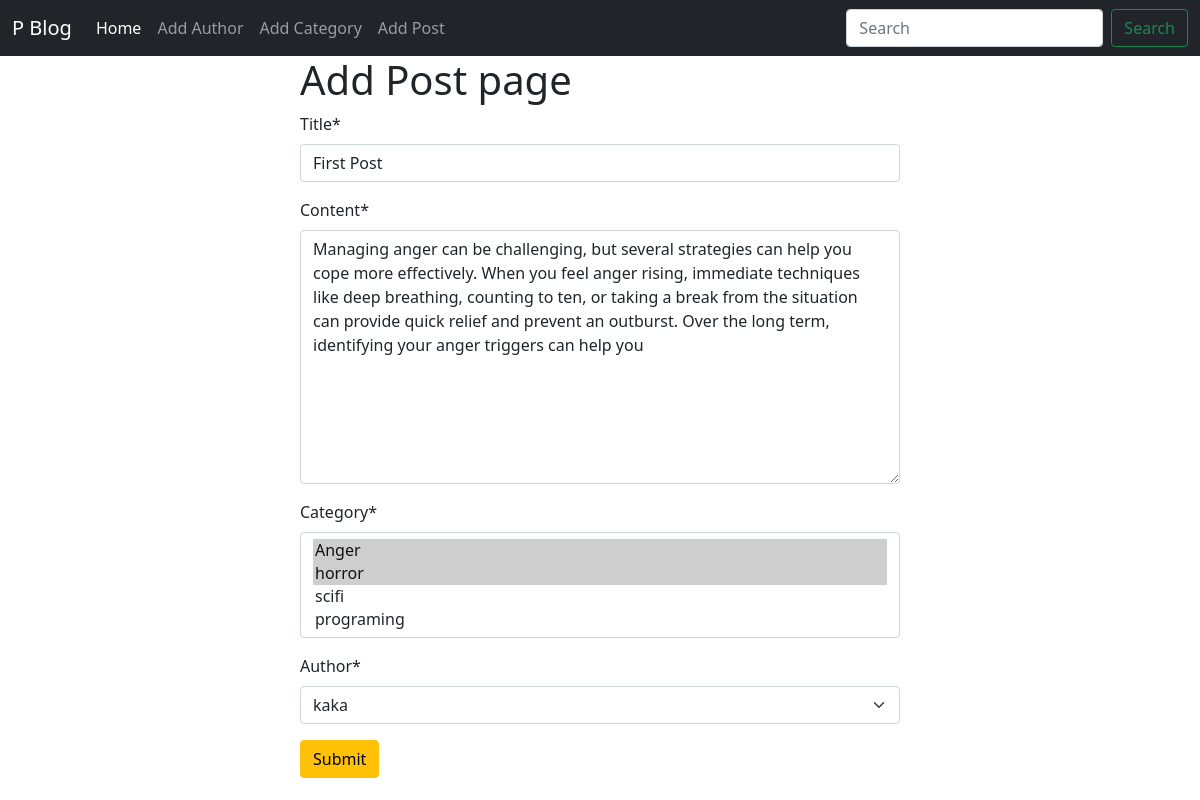
Screenshot of /post/edit/1 with the database file from the repository.
### posts/models.py (models this page shows, shortened)
class Post(models.Model):
    title = models.CharField(max_length=50)
    content = models.TextField()
    category = models.ManyToManyField(Category)
    author = models.ForeignKey(Author, on_delete=models.CASCADE)

### posts/views.py (the view)
# urls.py: path('edit/<int:id>',views.edit_post,name='edit_post'),
def edit_post(request,id):
    post=models.Post.objects.get(pk=id)
    post_form=forms.PostForm(instance=post)
    if request.method == 'POST': # user post request koreche
        post_form = forms.PostForm(request.POST,instance=post)
        if post_form.is_valid():
            post_form.save()
            return redirect('homepage')
    return render(request, 'add_post.html', {'form' :  post_form})

### posts/forms.py
class PostForm(forms.ModelForm):
    class Meta:
        model = Post
        fields = '__all__'

### author/models.py (called while the page is built)
    def __str__(self):
        return self.name

### categories/models.py (called while the page is built)
    def __str__(self):
        return self.name

### posts/templates/add_post.html (shortened to what this page needs)
{% extends 'base.html' %}
{%  load crispy_forms_tags %}
{% block content %}
<form style="width:50% ; margin : auto" method="post">
    <h1>Add Post page</h1>
{{form | crispy}}
<button class="btn btn-warning">Submit</button>
</form>
{% endblock %}

### rows the page displays
Post: title "First Post", content "Managing anger can be challenging, but several strategies can help you cope more effectively. When you feel anger rising, immediate techniques like deep breathing, counting to ten, or taking a break from the situation can provide quick relief and prevent an outburst. Over the long term, identifying your anger triggers can help you", author "kaka"
